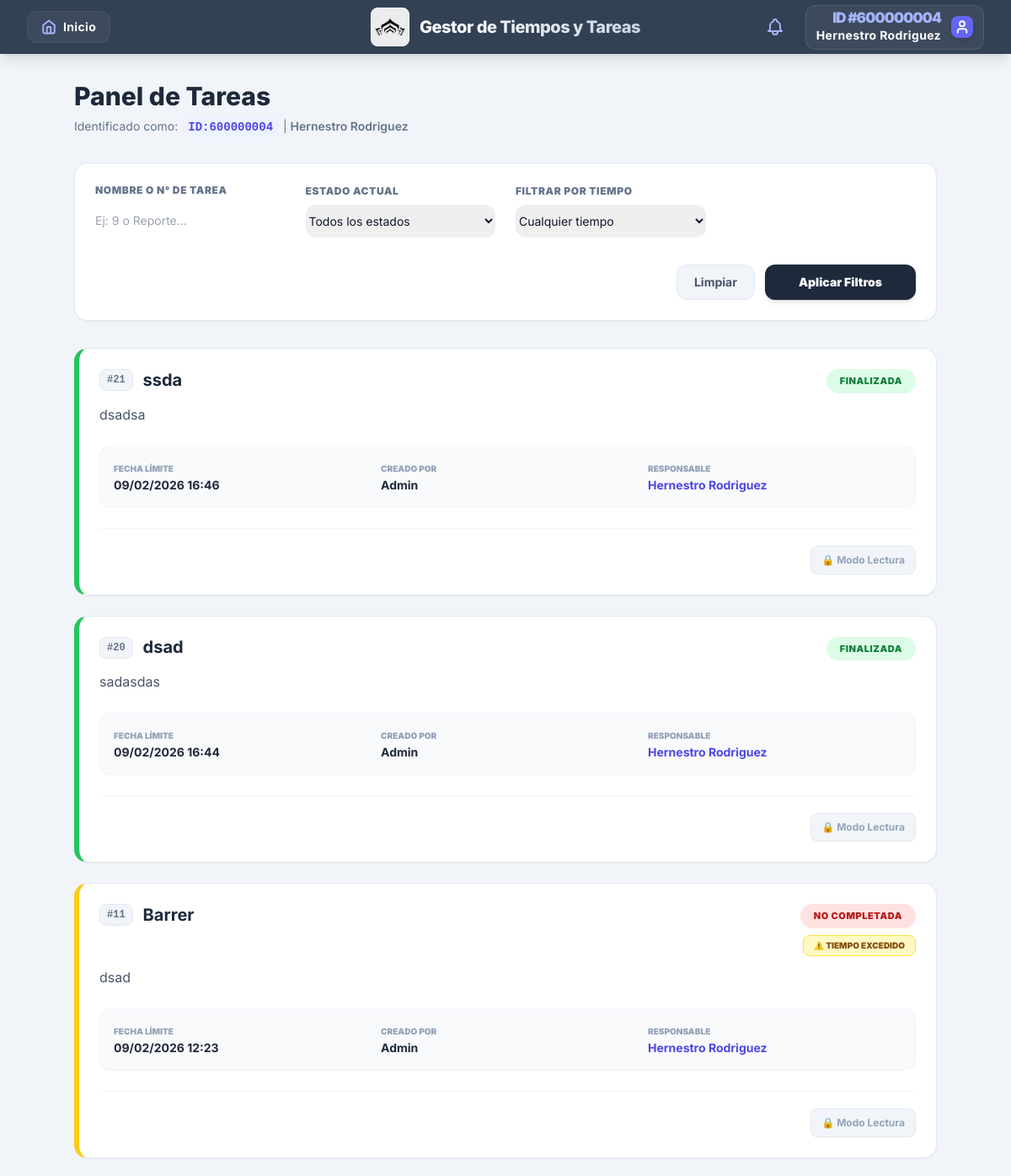
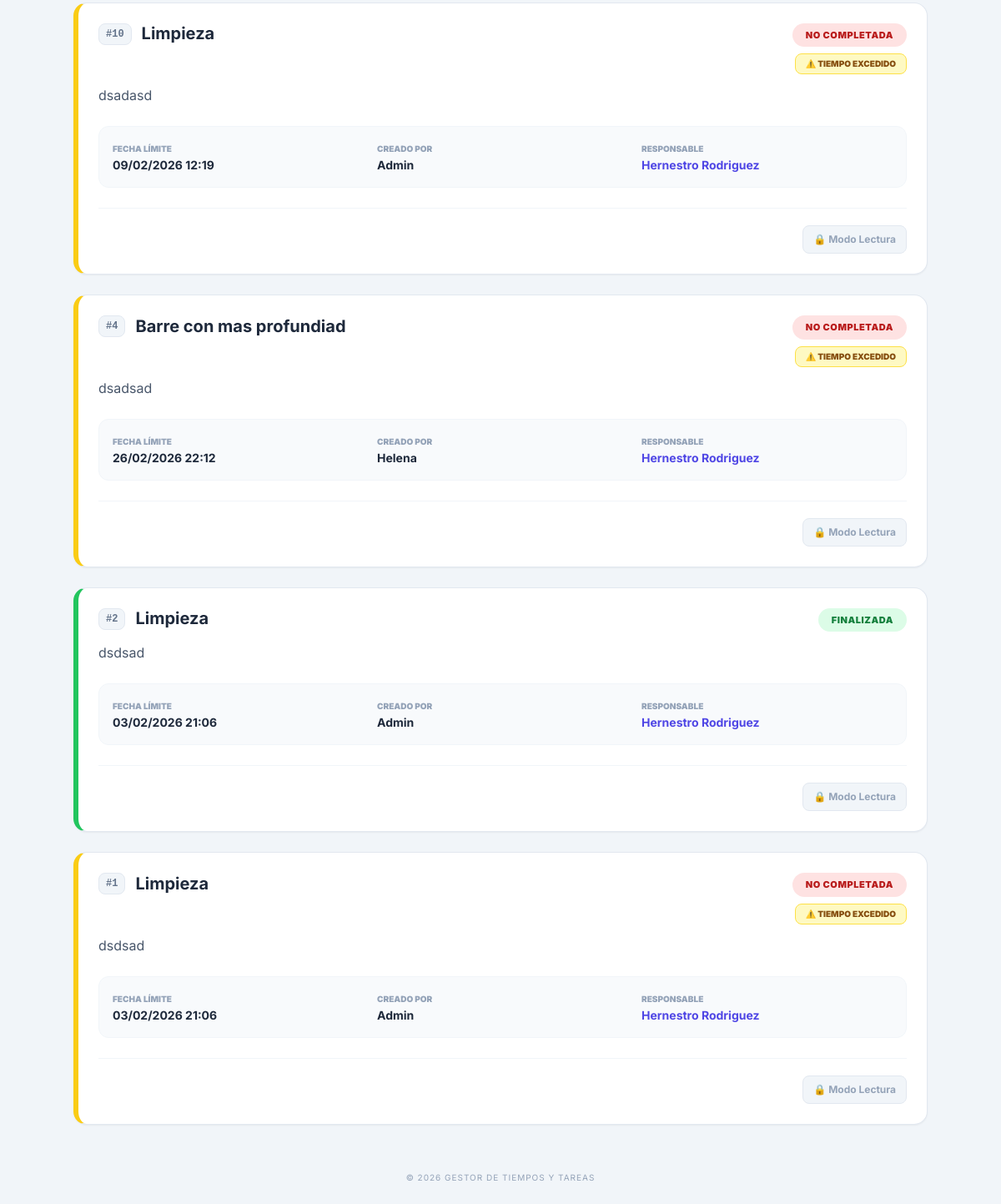
The page /tasks/ (signed in) on the database its author committed (2 pictures, top to bottom).
### users/models.py (models this page shows, shortened)
class User(AbstractUser):
    user_id = models.AutoField(primary_key=True)
    username = models.CharField(max_length=150, unique=True)
    password = models.CharField(max_length=128)
    USERNAME_FIELD = 'username'
    class Meta:
        db_table = 'users'
        verbose_name = 'User'
        verbose_name_plural = 'Users'

### tasks/models.py (models this page shows, shortened)
class Task(models.Model):
    ESTADOS = [
        ('PENDIENTE', 'Pendiente'),
        ('PENDIENTE_REVISION', 'Pendiente de revisión'),
        ('FINALIZADA', 'Finalizada'),
        ('NO_COMPLETADA', 'No Completada'),
    ]
    titulo = models.CharField(max_length=200)
    descripcion = models.TextField(blank=True)
    estado = models.CharField(max_length=20, choices=ESTADOS, default='PENDIENTE')
    asignado_a = models.ForeignKey(settings.AUTH_USER_MODEL, on_delete=models.CASCADE, related_name='tareas_asignadas')
    creada_por = models.ForeignKey(settings.AUTH_USER_MODEL, on_delete=models.CASCADE, related_name='tareas_creadas')
    creada_en = models.DateTimeField(auto_now_add=True)
    fecha_limite = models.DateTimeField(null=True, blank=True)
    fecha_finalizacion = models.DateTimeField(null=True, blank=True)
    aprobada_por = models.ForeignKey(
        settings.AUTH_USER_MODEL,
        null=True, blank=True,
        on_delete=models.SET_NULL,
        related_name='tareas_aprobadas'
    )
    reabierta = models.BooleanField(default=False)
    asignado_original = models.ForeignKey(
        settings.AUTH_USER_MODEL,
        on_delete=models.SET_NULL,
        null=True, blank=True,
        related_name='tareas_reabiertas_previas'
    )
    class Meta:
        db_table = 'tasks'
        ordering = ['-creada_en']
    @property
    def esta_vencida(self):
        if self.fecha_limite and self.estado != 'FINALIZADA':
            return timezone.now() > self.fecha_limite
        return False

### tasks/views.py (the view)
# urls.py: path('', views.task_list, name='tasks_list'),
@login_required
def task_list(request):
    from users.models import User
    permiso = get_task_permission(request.user)
    es_jefe = request.user.user_roles.filter(role__role_name__iexact='jefe').exists()
    es_admin = request.user.is_superuser
    Task.objects.filter(estado='PENDIENTE', fecha_limite__lt=timezone.now()).update(
        estado='NO_COMPLETADA'
    )
    tareas_base = Task.objects.select_related('creada_por', 'asignado_a')
    if es_admin or es_jefe:
        tareas = tareas_base.all()
    else:
        tareas = tareas_base.filter(Q(creada_por=request.user) | Q(asignado_a=request.user)).distinct()
    q_nombre = request.GET.get('nombre')
    q_estado = request.GET.get('estado')
    q_asignador = request.GET.get('asignador')
    if q_nombre:
        if q_nombre.isdigit():
            tareas = tareas.filter(Q(id=q_nombre) | Q(titulo__icontains=q_nombre))
        else:
            tareas = tareas.filter(titulo__icontains=q_nombre)
    if q_estado:
        tareas = tareas.filter(estado=q_estado)
    if q_asignador:
        if q_asignador.isdigit():
            tareas = tareas.filter(Q(creada_por__user_id=q_asignador) | Q(asignado_a__user_id=q_asignador))
        else:
            tareas = tareas.filter(Q(creada_por__username__icontains=q_asignador) | Q(asignado_a__username__icontains=q_asignador))
    if request.GET.get('vencidas') == '1':
        tareas = tareas.filter(fecha_limite__lt=timezone.now()).exclude(estado='FINALIZADA')
    if request.GET.get('no_completadas') == '1':
        tareas = tareas.filter(estado='NO_COMPLETADA')
    tareas_ordenadas = tareas.order_by('-creada_en')
    paginator = Paginator(tareas_ordenadas, 10)
    page_number = request.GET.get('page')
    page_obj = paginator.get_page(page_number)
    return render(request, 'tasks/tasks_list.html', {
        'tareas': page_obj,
        'permiso': permiso,
        'estados_disponibles': Task.ESTADOS,
        'total_tareas': tareas.count()
    })

### tasks/utils.py (called while the page is built)
def get_task_permission(user):
    from users.models import userRole
    if user.is_superuser:
        return 2
    roles_usuario = userRole.objects.filter(user=user).select_related('role')
    if not roles_usuario.exists():
        return 0
    permisos = []
    for ur in roles_usuario:
        permisos.append(ur.role.tareas_empleados)
        permisos.append(ur.role.tareas_supervisor)
    permisos_validos = [p for p in permisos if p > 0]
    return min(permisos_validos) if permisos_validos else 0

### tasks/templates/tasks/tasks_list.html (shortened to what this page needs)
{% extends 'core/base.html' %}
{% load static %}
{% block content %}
<div class="max-w-5xl mx-auto">
    <header class="flex flex-col sm:flex-row justify-between items-start sm:items-center mb-8 gap-4">
        <div>
            <h1 class="text-3xl font-extrabold text-slate-800">Panel de Tareas</h1>
            <p class="text-sm text-slate-500 mt-2">
                Identificado como:
                <span class="font-mono font-bold text-indigo-600 bg-indigo-50 px-2 py-1 rounded">ID:{{ user.user_id }}</span>
                | <span class="font-semibold">{{ user.get_full_name|default:user.username }}</span>
            </p>
        </div>
    </header>
    <div class="bg-white p-6 rounded-2xl shadow-sm border border-slate-200 mb-8">
        <form method="GET" class="grid grid-cols-1 sm:grid-cols-2 lg:grid-cols-4 gap-6 items-end">
            <div>
                <label class="block text-xs font-black text-slate-500 uppercase mb-2 tracking-wider">Nombre o N° de Tarea</label>
                <input type="text" name="nombre" value="{{ request.GET.nombre }}" placeholder="Ej: 9 o Reporte..." class="w-full text-sm border-slate-200 rounded-xl focus:ring-indigo-500 focus:border-indigo-500 py-2.5">
            </div>
            <div>
                <label class="block text-xs font-black text-slate-500 uppercase mb-2 tracking-wider">Estado Actual</label>
                <select name="estado" class="w-full text-sm border-slate-200 rounded-xl focus:ring-indigo-500 focus:border-indigo-500 py-2.5">
                    <option value="">Todos los estados</option>
                </select>
            </div>
            <div>
                <label class="block text-xs font-black text-slate-500 uppercase mb-2 tracking-wider">Filtrar por tiempo</label>
                <select name="vencidas" class="w-full text-sm border-slate-200 rounded-xl focus:ring-indigo-500 focus:border-indigo-500 py-2.5">
                    <option value="">Cualquier tiempo</option>
                </select>
            </div>
            <div class="flex gap-3 lg:col-span-4 justify-end mt-2">
                <a href="{% url 'tasks:tasks_list' %}" class="bg-slate-100 text-slate-600 px-5 py-2.5 rounded-xl text-sm font-bold hover:bg-slate-200 transition border border-slate-200">Limpiar</a>
                <button type="submit" class="bg-slate-800 text-white px-10 py-2.5 rounded-xl text-sm font-black hover:bg-slate-900 transition shadow-md">Aplicar Filtros</button>
            </div>
        </form>
    </div>
    <div class="space-y-6">
        {% for tarea in tareas %}
        <div class="bg-white rounded-2xl shadow-sm border border-slate-200 overflow-hidden transition-all hover:shadow-md
            {% if tarea.esta_vencida and tarea.estado != 'FINALIZADA' %} border-l-[6px] border-l-yellow-400
            {% elif tarea.estado == 'FINALIZADA' %} border-l-[6px] border-l-green-500
            {% elif tarea.estado == 'NO_COMPLETADA' %} border-l-[6px] border-l-red-500
            {% else %} border-l-[6px] border-l-slate-300
            {% endif %}">
            <div class="p-6">
                <div class="flex justify-between items-start gap-4 mb-3">
                    <div class="flex items-center gap-3 flex-wrap">
                        <span class="text-xs font-mono font-black bg-slate-100 text-slate-500 px-2 py-1 rounded-lg border border-slate-200">#{{ tarea.id }}</span>
                        <h2 class="text-xl font-bold text-slate-800 leading-tight">{{ tarea.titulo }}</h2>
                    </div>
                    <div class="flex flex-col items-end gap-2">
                        <span class="whitespace-nowrap px-4 py-1.5 rounded-full text-[11px] font-black uppercase tracking-wider
                            {% if tarea.estado == 'NO_COMPLETADA' %} bg-red-100 text-red-700
                            {% elif tarea.estado == 'FINALIZADA' %} bg-green-100 text-green-700
                            {% elif tarea.estado == 'PENDIENTE_REVISION' %} bg-amber-100 text-amber-700
                            {% else %} bg-blue-100 text-blue-700 {% endif %}">
                            {{ tarea.get_estado_display }}
                        </span>
                        {% if tarea.esta_vencida and tarea.estado != 'FINALIZADA' %}
                            <span class="whitespace-nowrap px-3 py-1 rounded-lg text-[10px] font-black bg-yellow-100 text-yellow-800 border border-yellow-300 animate-pulse">
                                ⚠️ TIEMPO EXCEDIDO
                            </span>
                        {% else %}
                            <div id="list-timer-{{ tarea.id }}"
                                 data-deadline="{{ tarea.fecha_limite|date:'Y-m-d H:i:s' }}"
                                 data-status="{{ tarea.estado }}"
                                 class="text-xs font-mono font-black text-indigo-700 bg-indigo-50 px-3 py-1.5 rounded-xl border border-indigo-100 shadow-inner">
                            </div>
                        {% endif %}
                    </div>
                </div>
                <p class="text-slate-600 text-base mb-6 leading-relaxed">{{ tarea.descripcion }}</p>
                <div class="grid grid-cols-1 md:grid-cols-3 gap-4 text-sm text-slate-500 mb-6 bg-slate-50 p-4 rounded-xl border border-slate-100">
                    <p class="flex flex-col"><span class="text-[10px] font-black uppercase text-slate-400">Fecha Límite</span> <span class="text-slate-800 font-bold">{{ tarea.fecha_limite|date:"d/m/Y H:i" }}</span></p>
                    <p class="flex flex-col"><span class="text-[10px] font-black uppercase text-slate-400">Creado por</span> <span class="text-slate-800 font-bold">{{ tarea.creada_por.username }}</span></p>
                    <p class="flex flex-col"><span class="text-[10px] font-black uppercase text-slate-400">Responsable</span> <span class="text-indigo-600 font-bold">{{ tarea.asignado_a.username }}</span></p>
                </div>
                <div class="flex flex-wrap justify-between items-center gap-4 pt-5 border-t border-slate-100">
                    <div class="flex items-center gap-3">
                        {% if tarea.asignado_a != user and permiso != 3 %}
                            <a href="{% url 'tasks:task_edit' tarea.id %}" class="text-indigo-600 hover:text-indigo-800 text-sm font-black bg-indigo-50 px-4 py-2.5 rounded-xl border border-indigo-100 transition flex items-center gap-2">
                                {% if tarea.estado == 'FINALIZADA' or tarea.estado == 'NO_COMPLETADA' %} 🔄 Reabrir {% else %} ✏️ Editar {% endif %}
                            </a>
                            <form action="{% url 'tasks:task_delete' tarea.id %}" method="post" onsubmit="return confirm('¿Eliminar permanentemente?');" class="inline">
                                {% csrf_token %}
                                <button type="submit" class="text-red-600 hover:text-white hover:bg-red-600 p-2.5 rounded-xl border border-red-100 bg-red-50 transition">
                                    <svg xmlns="http://www.w3.org/2000/svg" class="h-5 w-5" fill="none" viewBox="0 0 24 24" stroke="currentColor"><path stroke-linecap="round" stroke-linejoin="round" stroke-width="2" d="M19 7l-.867 12.142A2 2 0 0116.138 21H7.862a2 2 0 01-1.995-1.858L5 7m5 4v6m4-6v6m1-10V4a1 1 0 00-1-1h-4a1 1 0 00-1 1v3M4 7h16" /></svg>
                                </button>
                            </form>
                        {% elif tarea.asignado_a == user %}
                            <span class="text-xs text-slate-400 font-bold bg-slate-100 px-3 py-2 rounded-lg border border-slate-200 flex items-center gap-2">🔒 Modo Lectura</span>
                        {% endif %}
                    </div>
                </div>
            </div>
        </div>
        {% empty %}
        <div class="text-center py-20 bg-white rounded-3xl border-2 border-dashed border-slate-200">
            <p class="text-slate-400 text-lg italic font-medium">No se encontraron tareas.</p>
        </div>
        {% endfor %}
    </div>
</div>
{% endblock content %}

### core/templates/core/base.html (shortened to what this page needs)
{% load static %}
<!DOCTYPE html>
<html lang="es">
<head>
    <script src="https://cdn.tailwindcss.com"></script>
</head>
<body class="bg-slate-100 min-h-screen flex flex-col text-slate-900">
    <nav class="bg-slate-700 text-white shadow-lg sticky top-0 z-50">
        <div class="max-w-7xl mx-auto px-4 sm:px-6 lg:px-8">
            <div class="grid grid-cols-3 h-16 items-center">
                <div class="flex justify-start">
                    <a href="{% url 'core:dashboard' %}"
                       class="hidden md:flex items-center gap-2 bg-white/5 hover:bg-white/10 px-4 py-2 rounded-xl transition-all border border-white/5 group">
                        <span class="text-sm font-bold tracking-wide">Inicio</span>
                    </a>
                </div>
                <div class="flex justify-center items-center gap-3">
                    <div class="bg-white/90 p-1 rounded-lg border border-white shadow-sm transition-transform hover:scale-105">
                        <img src="{% static 'img/Screenshot_4.png' %}" alt="Logo" class="h-9 w-9 object-contain">
                    </div>
                    <h1 class="text-lg md:text-xl font-extrabold tracking-tight bg-gradient-to-r from-white to-slate-300 bg-clip-text text-transparent hidden sm:block text-center">
                    </h1>
                </div>
                <div class="flex justify-end items-center">
                    {% if user.is_authenticated %}
                    <div class="relative mr-4">
                        <button id="notif-button" class="block p-2 text-indigo-300 hover:bg-white/10 rounded-xl transition-colors focus:outline-none relative">
                        </button>
                    </div>
                    {% endif %}
                    <div class="relative">
                        <button id="user-menu-button"
                            class="flex items-center space-x-3 bg-white/5 hover:bg-white/10 py-1.5 px-3 rounded-xl transition-all border border-white/10 focus:outline-none">
                            <div class="flex flex-col items-end leading-none hidden md:flex">
                                <span class="text-[17px] font-black uppercase text-indigo-300 tracking-tighter mb-0.5">ID #{{ user.user_id }}</span>
                                <span class="text-sm font-bold tracking-wide">{{ user.username|title }}</span>
                            </div>
                            <div class="bg-indigo-500 p-1 rounded-lg shadow-md">
                                <svg xmlns="http://www.w3.org/2000/svg" width="18" height="18" viewBox="0 0 24 24" fill="none" stroke="currentColor" stroke-width="2.5" stroke-linecap="round" stroke-linejoin="round">
                                    <path d="M19 21v-2a4 4 0 0 0-4-4H9a4 4 0 0 0-4 4v2"/><circle cx="12" cy="7" r="4"/>
                                </svg>
                            </div>
                        </button>
                    </div>
                </div>
            </div>
        </div>
    </nav>
    <main class="flex-grow p-4 md:p-6 lg:p-8">
        {% block content %}{% endblock content %}
    </main>
    <footer class="py-6 text-center text-slate-400 text-[10px] uppercase tracking-widest bg-slate-100">
        &copy; 2026 Gestor de Tiempos y Tareas
    </footer>
</body>
</html>

### core/templates/core/base.html (style rules this page uses)
body { font-family: 'Inter', sans-serif; }

### rows shown on the page
User: user_id "600000004", username "Hernestro Rodriguez", get_full_name "Hernestro Rodriguez"
Task: id "21", titulo "ssda", estado "FINALIZADA", descripcion "dsadsa", fecha_limite "09/02/2026 16:46", creada_por.username "Admin", asignado_a.username "Hernestro Rodriguez", shows "🔒 Modo Lectura"
Task: id "20", titulo "dsad", estado "FINALIZADA", descripcion "sadasdas", fecha_limite "09/02/2026 16:44", creada_por.username "Admin", asignado_a.username "Hernestro Rodriguez", shows "🔒 Modo Lectura"
Task: id "11", titulo "Barrer", estado "NO COMPLETADA", shows "⚠️ TIEMPO EXCEDIDO", descripcion "dsad", fecha_limite "09/02/2026 12:23", creada_por.username "Admin", asignado_a.username "Hernestro Rodriguez", shows "🔒 Modo Lectura"
Task: id "10", titulo "Limpieza", estado "NO COMPLETADA", shows "⚠️ TIEMPO EXCEDIDO", descripcion "dsadasd", fecha_limite "09/02/2026 12:19", creada_por.username "Admin", asignado_a.username "Hernestro Rodriguez", shows "🔒 Modo Lectura"
Task: id "4", titulo "Barre con mas profundiad", estado "NO COMPLETADA", shows "⚠️ TIEMPO EXCEDIDO", descripcion "dsadsad", fecha_limite "26/02/2026 22:12", creada_por.username "Helena", asignado_a.username "Hernestro Rodriguez", shows "🔒 Modo Lectura"
Task: id "2", titulo "Limpieza", estado "FINALIZADA", descripcion "dsdsad", fecha_limite "03/02/2026 21:06", creada_por.username "Admin", asignado_a.username "Hernestro Rodriguez", shows "🔒 Modo Lectura"
Task: id "1", titulo "Limpieza", estado "NO COMPLETADA", shows "⚠️ TIEMPO EXCEDIDO", descripcion "dsdsad", fecha_limite "03/02/2026 21:06", creada_por.username "Admin", asignado_a.username "Hernestro Rodriguez", shows "🔒 Modo Lectura"
